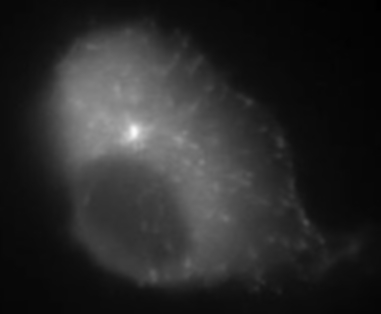
#> input picture cell.jpg, 381 x 314 px
$ python cell.py
#> lines starting #> are read from the running program, lines starting #| are printed output that depends on the picture
import numpy as np
import cv2
from matplotlib import pyplot as plt
from PIL import Image
from PIL import ImageChops

source = 'cell.jpg'
output = ''

img = cv2.imread(source)
#> img is the input picture: shape (314, 381, 3); min 0, max 249, mean 41.4
blur = cv2.GaussianBlur(img,(25,25),0)
#cv2.imwrite('blur.jpeg', blur)


sourcePIL = Image.open(source).convert('RGB')
blurPIL = Image.fromarray(blur).convert('RGB')
# Subtract blur from source
# Dependent on scale/offset
scale = .2
offset = 10
diff = ImageChops.subtract(sourcePIL, blurPIL,scale,offset)
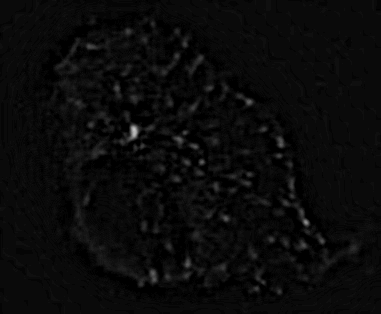
#> diff: PIL image 381x314 RGB; min 0, max 195, mean 10.3
diff.save("s"+str(scale)+"-o"+str(offset)+".jpeg")


# Different blurs to try
''''
median_blur = cv2.medianBlur(img,15)
median_string = 'median_blur'
cv2.putText(median_blur,median_string,(20,20),cv2.FONT_HERSHEY_COMPLEX_SMALL,1,(255,255,255))
cv2.imshow('Blur',median_blur)
cv2.waitKey(3000)
sub_median = cv2.absdiff(img, median_blur)
cv2.imshow('Blur',sub_median)
cv2.waitKey(3000)

bilateral_blur = cv2.bilateralFilter(img,25, 25*2,25/2)
bilateral_string = 'bilateral_blur'
cv2.putText(bilateral_blur,bilateral_string,(20,20),cv2.FONT_HERSHEY_COMPLEX_SMALL,1,(255,255,255))
cv2.imshow('Blur',bilateral_blur)
cv2.waitKey(3000)
sub_bilateral = cv2.absdiff(img, bilateral_blur)
cv2.imshow('Blur',sub_bilateral)
cv2.waitKey(3000)

gray = cv2.cvtColor(img, cv2.COLOR_BGR2GRAY) //grayscale
//cv2.imshow('image',gray)
contours, hierarchy = cv2.findContours(gray,cv2.RETR_TREE,cv2.CHAIN_APPROX_SIMPLE)
rgb_filtered = cv2.inRange(img, (124, 124, 124), (255, 255, 255))
'''

$ run again, with s0.2-o10.jpeg copied over cell.jpg
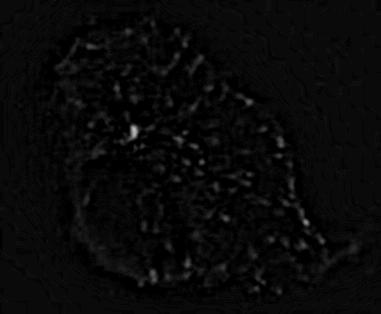
#> input picture s0.2-o10.jpeg, 381 x 314 px
#> img is the input picture: shape (314, 381, 3); min 0, max 186, mean 9
#> `diff = ImageChops.subtract(sourcePIL, blurPIL,scale,offset)`:
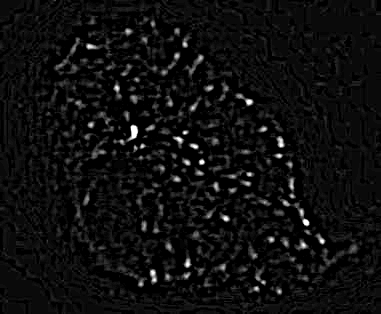
#> diff: PIL image 381x314 RGB; min 0, max 255, mean 14.5
